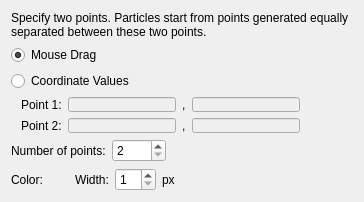
<?xml version="1.0" encoding="UTF-8"?>
<ui version="4.0">
 <class>Post2dWindowNodeVectorStreamlineGroupUnstructuredDataItem_SettingEditWidget_StartPositionEditWidget</class>
 <widget class="QWidget" name="Post2dWindowNodeVectorStreamlineGroupUnstructuredDataItem_SettingEditWidget_StartPositionEditWidget">
  <property name="geometry">
   <rect>
    <x>0</x>
    <y>0</y>
    <width>364</width>
    <height>186</height>
   </rect>
  </property>
  <property name="windowTitle">
   <string>Form</string>
  </property>
  <layout class="QVBoxLayout" name="verticalLayout">
   <item>
    <widget class="QLabel" name="startPointDescLabel_2">
     <property name="text">
      <string>Specify two points. Particles start from points generated equally separated between these two points.</string>
     </property>
     <property name="wordWrap">
      <bool>true</bool>
     </property>
    </widget>
   </item>
   <item>
    <widget class="QRadioButton" name="pointsMouseRadioButton">
     <property name="text">
      <string>Mouse Drag</string>
     </property>
     <property name="checked">
      <bool>true</bool>
     </property>
    </widget>
   </item>
   <item>
    <widget class="QRadioButton" name="pointsValuesRadioButton">
     <property name="text">
      <string>Coordinate Values</string>
     </property>
    </widget>
   </item>
   <item>
    <layout class="QHBoxLayout" name="horizontalLayout_6">
     <item>
      <spacer name="horizontalSpacer_6">
       <property name="orientation">
        <enum>Qt::Horizontal</enum>
       </property>
       <property name="sizeType">
        <enum>QSizePolicy::Fixed</enum>
       </property>
       <property name="sizeHint" stdset="0">
        <size>
         <width>10</width>
         <height>20</height>
        </size>
       </property>
      </spacer>
     </item>
     <item>
      <layout class="QGridLayout" name="gridLayout_2">
       <item row="0" column="0">
        <widget class="QLabel" name="point1Label_2">
         <property name="text">
          <string>Point 1:</string>
         </property>
        </widget>
       </item>
       <item row="0" column="1">
        <widget class="RealNumberEditWidget" name="point1XEdit">
         <property name="enabled">
          <bool>false</bool>
         </property>
        </widget>
       </item>
       <item row="0" column="2">
        <widget class="QLabel" name="point1CommaLabel_2">
         <property name="text">
          <string>,</string>
         </property>
        </widget>
       </item>
       <item row="0" column="3">
        <widget class="RealNumberEditWidget" name="point1YEdit">
         <property name="enabled">
          <bool>false</bool>
         </property>
        </widget>
       </item>
       <item row="1" column="0">
        <widget class="QLabel" name="point2Label_2">
         <property name="text">
          <string>Point 2:</string>
         </property>
        </widget>
       </item>
       <item row="1" column="1">
        <widget class="RealNumberEditWidget" name="point2XEdit">
         <property name="enabled">
          <bool>false</bool>
         </property>
        </widget>
       </item>
       <item row="1" column="2">
        <widget class="QLabel" name="point2CommaLabel_2">
         <property name="text">
          <string>,</string>
         </property>
        </widget>
       </item>
       <item row="1" column="3">
        <widget class="RealNumberEditWidget" name="point2YEdit">
         <property name="enabled">
          <bool>false</bool>
         </property>
        </widget>
       </item>
      </layout>
     </item>
     <item>
      <spacer name="horizontalSpacer_7">
       <property name="orientation">
        <enum>Qt::Horizontal</enum>
       </property>
       <property name="sizeHint" stdset="0">
        <size>
         <width>40</width>
         <height>20</height>
        </size>
       </property>
      </spacer>
     </item>
    </layout>
   </item>
   <item>
    <layout class="QHBoxLayout" name="horizontalLayout_7">
     <item>
      <widget class="QLabel" name="numPointsLabel_2">
       <property name="text">
        <string>Number of points:</string>
       </property>
      </widget>
     </item>
     <item>
      <widget class="QSpinBox" name="numPointsSpinBox">
       <property name="minimum">
        <number>2</number>
       </property>
       <property name="maximum">
        <number>1000</number>
       </property>
      </widget>
     </item>
     <item>
      <spacer name="horizontalSpacer_8">
       <property name="orientation">
        <enum>Qt::Horizontal</enum>
       </property>
       <property name="sizeHint" stdset="0">
        <size>
         <width>40</width>
         <height>20</height>
        </size>
       </property>
      </spacer>
     </item>
    </layout>
   </item>
   <item>
    <layout class="QHBoxLayout" name="horizontalLayout_2">
     <item>
      <widget class="QLabel" name="colorLabel_2">
       <property name="text">
        <string>Color:</string>
       </property>
      </widget>
     </item>
     <item>
      <widget class="ColorEditWidget" name="colorWidget"/>
     </item>
     <item>
      <spacer name="horizontalSpacer_5">
       <property name="orientation">
        <enum>Qt::Horizontal</enum>
       </property>
       <property name="sizeType">
        <enum>QSizePolicy::Fixed</enum>
       </property>
       <property name="sizeHint" stdset="0">
        <size>
         <width>13</width>
         <height>20</height>
        </size>
       </property>
      </spacer>
     </item>
     <item>
      <widget class="QLabel" name="widthLabel">
       <property name="text">
        <string>Width:</string>
       </property>
      </widget>
     </item>
     <item>
      <widget class="QSpinBox" name="widthSpinBox">
       <property name="minimum">
        <number>1</number>
       </property>
       <property name="maximum">
        <number>20</number>
       </property>
      </widget>
     </item>
     <item>
      <widget class="QLabel" name="widthUnitLabel">
       <property name="text">
        <string>px</string>
       </property>
      </widget>
     </item>
     <item>
      <spacer name="horizontalSpacer_2">
       <property name="orientation">
        <enum>Qt::Horizontal</enum>
       </property>
       <property name="sizeHint" stdset="0">
        <size>
         <width>40</width>
         <height>20</height>
        </size>
       </property>
      </spacer>
     </item>
    </layout>
   </item>
  </layout>
 </widget>
 <customwidgets>
  <customwidget>
   <class>ColorEditWidget</class>
   <extends>QLabel</extends>
   <header>guibase/widget/coloreditwidget.h</header>
   <container>1</container>
  </customwidget>
  <customwidget>
   <class>RealNumberEditWidget</class>
   <extends>QLineEdit</extends>
   <header>guibase/widget/realnumbereditwidget.h</header>
  </customwidget>
 </customwidgets>
 <resources/>
 <connections>
  <connection>
   <sender>pointsValuesRadioButton</sender>
   <signal>toggled(bool)</signal>
   <receiver>point1XEdit</receiver>
   <slot>setEnabled(bool)</slot>
   <hints>
    <hint type="sourcelabel">
     <x>52</x>
     <y>66</y>
    </hint>
    <hint type="destinationlabel">
     <x>84</x>
     <y>89</y>
    </hint>
   </hints>
  </connection>
  <connection>
   <sender>pointsValuesRadioButton</sender>
   <signal>toggled(bool)</signal>
   <receiver>point2XEdit</receiver>
   <slot>setEnabled(bool)</slot>
   <hints>
    <hint type="sourcelabel">
     <x>34</x>
     <y>68</y>
    </hint>
    <hint type="destinationlabel">
     <x>78</x>
     <y>110</y>
    </hint>
   </hints>
  </connection>
  <connection>
   <sender>pointsValuesRadioButton</sender>
   <signal>toggled(bool)</signal>
   <receiver>point1YEdit</receiver>
   <slot>setEnabled(bool)</slot>
   <hints>
    <hint type="sourcelabel">
     <x>200</x>
     <y>66</y>
    </hint>
    <hint type="destinationlabel">
     <x>219</x>
     <y>90</y>
    </hint>
   </hints>
  </connection>
  <connection>
   <sender>pointsValuesRadioButton</sender>
   <signal>toggled(bool)</signal>
   <receiver>point2YEdit</receiver>
   <slot>setEnabled(bool)</slot>
   <hints>
    <hint type="sourcelabel">
     <x>184</x>
     <y>72</y>
    </hint>
    <hint type="destinationlabel">
     <x>209</x>
     <y>114</y>
    </hint>
   </hints>
  </connection>
 </connections>
</ui>
